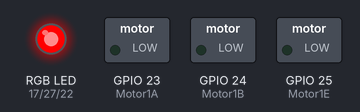
Recording of a program running on a simulated Raspberry Pi (BCM pin numbers). On the bench: switched loads named in the program (green lamp = pin HIGH), an RGB LED mixed from three pins (HIGH = lit). Random numbers come from a fixed seed; threads take turns every 2 ms; what the program prints to the terminal is not drawn.

Above: at 0.1 s.
Timing chart, 0 to 1.6 s (numbered marks = the images above):
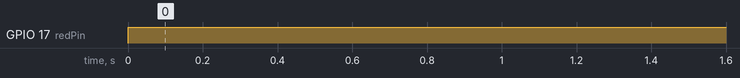

The program:

ej5_ledRGB_motor.py
```python
import threading
import random
import time
import RPi.GPIO as GPIO

GPIO.setmode(GPIO.BCM)
GPIO.setwarnings(False)


redPin = 17
greenPin = 27
bluePin = 22
Motor1A = 23
Motor1B = 24
Motor1E = 25

luz = ""
velocidad = ""
sem = threading.Semaphore()
numeroAleatorio = random.randint(0, 2)


GPIO.setup(redPin, GPIO.OUT)
GPIO.setup(greenPin, GPIO.OUT)
GPIO.setup(bluePin, GPIO.OUT)
GPIO.setup(Motor1A, GPIO.OUT)
GPIO.setup(Motor1B, GPIO.OUT)
GPIO.setup(Motor1E, GPIO.OUT)


# Activamos rojo
def rojo():
    global luz
    luz = "Rojo"
    GPIO.output(redPin, GPIO.HIGH)
    GPIO.output(greenPin, GPIO.LOW)
    GPIO.output(bluePin, GPIO.LOW)


# Activamos verde
def verde():
    global luz
    luz = "Azul"
    GPIO.output(redPin, GPIO.LOW)
    GPIO.output(greenPin, GPIO.HIGH)
    GPIO.output(bluePin, GPIO.LOW)


# Activamos azul
def azul():
    global luz
    luz = "Verde"
    GPIO.output(redPin, GPIO.LOW)
    GPIO.output(greenPin, GPIO.LOW)
    GPIO.output(bluePin, GPIO.HIGH)


# Activamos gira a un lado
def giraLado1():
    global velocidad
    velocidad = "Gira lado 1"
    GPIO.output(Motor1A, GPIO.HIGH)
    GPIO.output(Motor1B, GPIO.LOW)
    GPIO.output(Motor1E, GPIO.HIGH)


# Activamos gira al otro lado
def giraLado2():
    global velocidad
    velocidad = "Gira lado 2"
    GPIO.output(Motor1A, GPIO.LOW)
    GPIO.output(Motor1B, GPIO.HIGH)
    GPIO.output(Motor1E, GPIO.HIGH)


# Funcion que enciende las luces-- hiloLed
def encenderLuz():
    global numeroAleatorio
    if numeroAleatorio == 0:
        rojo()
    elif numeroAleatorio == 1:
        verde()
    elif numeroAleatorio == 2:
        azul()


def apagar():
    global velocidad
    GPIO.output(Motor1A, GPIO.LOW)
    GPIO.output(Motor1B, GPIO.LOW)
    GPIO.output(Motor1E, GPIO.LOW)


# Funcion que activa el motor -- hiloMotor
def funcionamientoMotor():
    global numeroAleatorio
    while True:
        if numeroAleatorio == 0:
            apagar()
        elif numeroAleatorio == 1:
            sem.acquire()
            giraLado1()
            sem.release()
            time.sleep(1)
        elif numeroAleatorio == 2:
            sem.acquire()
            giraLado2()
            sem.release()
            time.sleep(1)


def imprimos():
    while True:
        print("Led " + luz + " a velocidad " + velocidad)


def ejecutar():
    try:
        while True:
            hiloLed = threading.Thread(target=encenderLuz)
            hiloMotor = threading.Thread(target=funcionamientoMotor)
            hiloImprimir = threading.Thread(target=imprimos, daemon=True)

            hiloLed.start()
            hiloMotor.start()
            hiloImprimir.start()
            hiloLed.join()
            hiloMotor.join()
    finally:
        GPIO.cleanup()

ejecutar()
```

Measured:
- by itself, GPIO 17 (redPin): LOW → HIGH at 0.00 s
